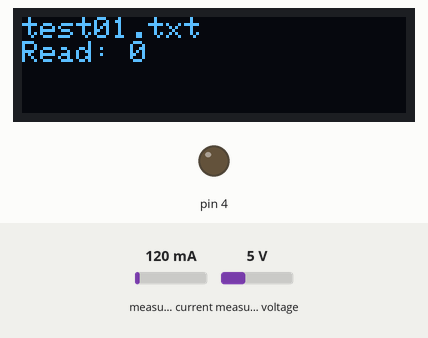
Simulated run of this program. Board: Arduino Pro Mini, built with avr-gcc and run on an emulated ATmega328P. Parts: 128×32 one-colour display, output pins drawn as LEDs (lit = HIGH). The inputs (shaded band) are chosen by the test bench; at power-on: measured current 120 mA, measured voltage 5 V. Storage starts empty; what the program prints to the serial monitor is not drawn.

Above: at 0.16 s.
At 5.14 s:
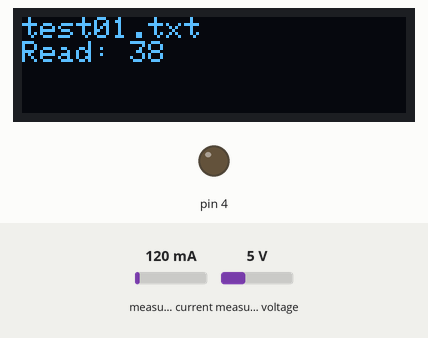
At 10.11 s:
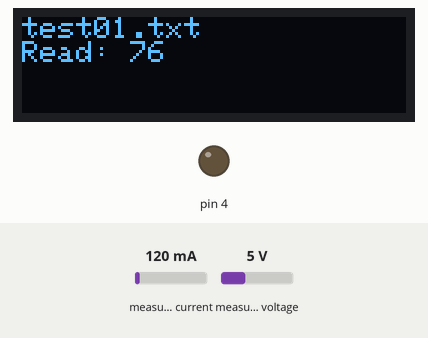
At 20.08 s:
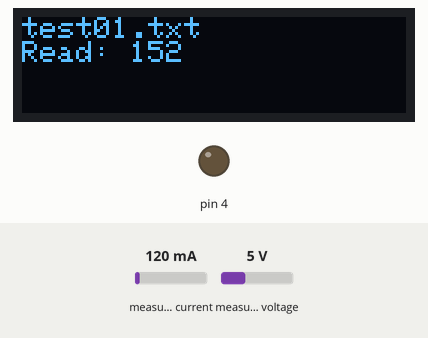
At 29.92 s:
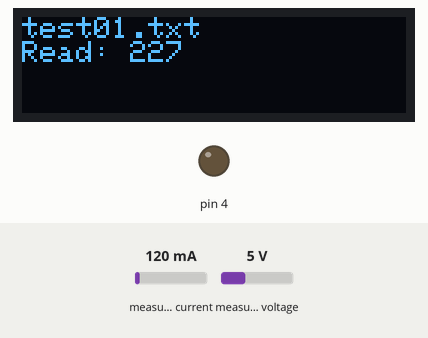
At 39.9 s:
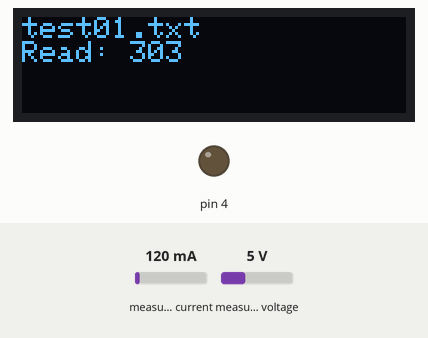

The program:

main.cpp
```cpp
#include <Arduino.h>
#include <Wire.h>
#include <Adafruit_INA219.h>
#include <SPI.h>
#include <SD.h>
#include <SPI.h>
#include <Wire.h>
#include "SSD1306Ascii.h"
#include "SSD1306AsciiAvrI2c.h"

#define TIME_BETWEEN_READS 100
#define HOW_MANY_READS 500

char codeVersion[] = "V1.02";
#define I2C_ADDRESS 0x3C
#define RST_PIN -1

SSD1306AsciiAvrI2c oled;
Adafruit_INA219 ina219;
File testFile;

char fileName[] = "test00.txt";

float shuntvoltage = 0;
float busvoltage = 0;
float current_mA = 0;
float loadvoltage = 0;
float power_mW = 0;

void displayFileName(){
	oled.clear();
  	oled.println(fileName);
}

void displayTestState(int readCounter){
	displayFileName();
	oled.print("Read: ");
	oled.println(readCounter);
}

void testEndedDisplay(){
	displayFileName();
  	oled.println("Ended");
}

void readINA219Values(){
	shuntvoltage = ina219.getShuntVoltage_mV();
	busvoltage = ina219.getBusVoltage_V();
	current_mA = ina219.getCurrent_mA();
	power_mW = ina219.getPower_mW();
	loadvoltage = busvoltage + (shuntvoltage / 1000);
}

void printValuesToFile(){
	testFile.print(busvoltage);
	testFile.print("\t");
	testFile.print(shuntvoltage);
	testFile.print("\t");
	testFile.print(loadvoltage);
	testFile.print("\t");
	testFile.print(current_mA);
	testFile.print("\t");
	testFile.print(power_mW);
	testFile.println("");
}

void test(){
	testFile = SD.open(fileName, FILE_WRITE);
  	for(int i = 0; i<HOW_MANY_READS; i++){
		displayTestState(i);

		readINA219Values();
		printValuesToFile();
		delay(TIME_BETWEEN_READS);
  	}
  	testFile.close();
	testEndedDisplay();
}

void initSdCard(){
	pinMode(4, OUTPUT);
 	if (!SD.begin(4)) {
		Serial.println("SD problem");
		delay(1000);
	}
	Serial.println("SD Ok");
}

void findFreeFileName(){
	for(int i=1; i<100; i++){
		fileName[4] = i/10 +'0';
		fileName[5] = i%10 + '0';
		if(!SD.exists(fileName)){
			Serial.print(fileName);
			Serial.println(" is ava...");
			break;
		}
		Serial.print(fileName);
		Serial.println(" exists");
	}
}

void initFile(){
	findFreeFileName();
	testFile = SD.open(fileName, FILE_WRITE);
	testFile.println(codeVersion);
	testFile.close();
}

void initDisplay(){
	#if RST_PIN >= 0
		oled.begin(&Adafruit128x32, I2C_ADDRESS, RST_PIN);
	#else // RST_PIN >= 0
		oled.begin(&Adafruit128x32, I2C_ADDRESS);
	#endif // RST_PIN >= 0
	oled.setFont(Adafruit5x7);
	oled.clear();
	oled.println("working");
}

void initINA219(){
	ina219.begin();
	ina219.setCalibration_32V_2A();
}

void initAll(){
	Serial.begin(9600);
	initDisplay();
	initSdCard();
	initFile();
	initINA219();
}

void setup(void){
	initAll();
	test();
  	Serial.println("OK");
}

void loop(void)
{
}
```
